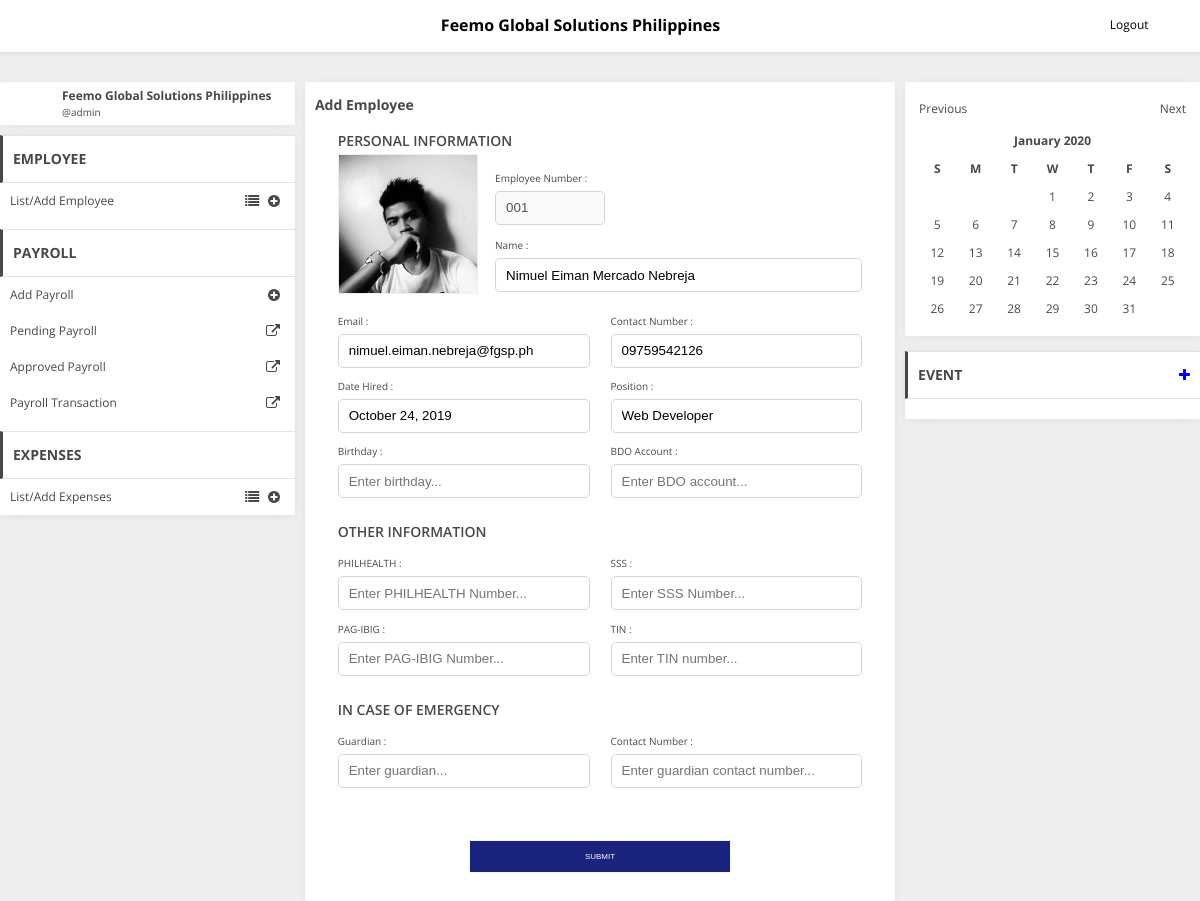
The page /list-employee-view.php?id=34 (signed in) on the database its author committed.
### tables this page shows
CREATE TABLE `tbl_user` (
  `user_id` int(100) NOT NULL,
  `user_name` varchar(100) NOT NULL,
  `user_pass` varchar(100) NOT NULL,
  `user_status` varchar(100) NOT NULL
);

CREATE TABLE `tbl_employee` (
  `emp_id` int(11) NOT NULL,
  `emp_name` varchar(100) NOT NULL,
  `emp_position` varchar(100) NOT NULL,
  `emp_no` varchar(100) NOT NULL,
  `emp_dhired` varchar(100) NOT NULL,
  `emp_email` varchar(100) NOT NULL,
  `emp_contact` varchar(100) NOT NULL,
  `emp_bday` varchar(100) NOT NULL,
  `emp_philhealth` varchar(100) NOT NULL,
  `emp_sss` varchar(100) NOT NULL,
  `emp_pagibig` varchar(100) NOT NULL,
  `emp_tin` varchar(100) NOT NULL,
  `emp_ecp` varchar(100) NOT NULL,
  `emp_ecp_no` varchar(100) NOT NULL,
  `emp_bdo_account` varchar(100) NOT NULL,
  `emp_image` varchar(100) NOT NULL
);

### session.php (called while the page is built, shortened)
<?php
$session_id = $_SESSION['id'];

### list-employee-view.php (the view, shortened to what this page needs)
<?php include 'session.php';?>
<?php
include_once "dbcon.php";
$get_id = $_GET['id'];
$result_user = mysqli_query($mysqli, "SELECT * FROM tbl_user where user_id='$session_id'");
$user_row = mysqli_fetch_array($result_user);
$result_emp = mysqli_query($mysqli, "SELECT * FROM tbl_employee WHERE emp_id= '$get_id'");
?>
<!DOCTYPE html>
<html lang="en">
<head>
    <link rel="stylesheet" type="text/css" href="css/style.css" />
    <link href="https://stackpath.bootstrapcdn.com/font-awesome/4.7.0/css/font-awesome.min.css" type="text/css"
        rel="stylesheet" media="screen,projection" />
    <link rel="stylesheet" href="//code.jquery.com/ui/1.12.1/themes/base/jquery-ui.css">
</head>
<body id="dashboard">
    <?php include 'nav.php'; ?>
    <section>
        <div class="container-area">
            <?php include('left-sidenav.php') ?>
            <div class="area-content">
                <div class="add-emp">
                    Add Employee
                </div>
                <div class="add-emp-area">
                    <form method="POST" id="login" action="edit-employee-query.php">
                        <?php
                            while ($emp_row = mysqli_fetch_array($result_emp)) {
                                ?>
                        <div class="emp-area-title">
                            PERSONAL INFORMATION
                        </div>
                        <div class="add-emp-flex">
                            <div class="add-emp-image">
                                <img style="width:140px; height:140px" src="<?php echo $emp_row['emp_image']; ?>"
                                    alt="">
                            </div>
                            <div class="add-emp-input">
                                <span> Employee Number :</span>
                                <input class="emp-no" type="text" value="<?php echo $emp_row['emp_no']; ?>"
                                    name="emp_no" placeholder="Enter employee id..." disabled />
                                <div class="name">
                                    <div class="name-bases-list">
                                        <span> Name :</span>
                                        <input type="text" value="<?php echo $emp_row['emp_name']; ?>" id="input-name"
                                            name="fullname" placeholder="Enter name..." required />
                                    </div>
                                </div>
                            </div>
                        </div>
                        <div class="add-emp-flex">
                            <div class="add-emp-base">
                                <span> Email :</span>
                                <input type="email" id="input-email" value="<?php echo $emp_row['emp_email']; ?>"
                                    name="email" placeholder="Enter email..." required>
                            </div>
                            <div class="add-emp-base">
                                <span> Contact Number :</span>
                                <input type="text" id="input-phone" value="<?php echo $emp_row['emp_contact']; ?>"
                                    name="phone" placeholder="Enter phone...">
                            </div>
                            <div class="add-emp-base">
                                <span> Date Hired :</span>
                                <input type="text" id="hired" value="<?php echo $emp_row['emp_dhired']; ?>" name="hire"
                                    placeholder="Enter date hired...">
                            </div>
                            <div class="add-emp-base">
                                <span> Position :</span>
                                <input type="text" id="input-position" value="<?php echo $emp_row['emp_position']; ?>"
                                    name="position" placeholder="Enter Position..." required />
                            </div>
                            <div class="add-emp-base">
                                <span> Birthday :</span>
                                <input type="text" id="input-bday" value="<?php echo $emp_row['emp_bday']; ?>"
                                    name="bday" placeholder="Enter birthday...">
                            </div>
                            <div class="add-emp-base">
                                <span> BDO Account :</span>
                                <input type="text" id="input-position"
                                    value="<?php echo $emp_row['emp_bdo_account']; ?>" name="bdo"
                                    placeholder="Enter BDO account..." />
                            </div>
                        </div>
                        <div class="emp-area-title other-title">
                            OTHER INFORMATION
                        </div>
                        <div class="add-emp-flex">
                            <div class="add-emp-base">
                                <span>PHILHEALTH :</span>
                                <input type="text" id="input-philhealth" name="philhealth"
                                    value="<?php echo $emp_row['emp_philhealth']; ?>"
                                    placeholder="Enter PHILHEALTH Number...">
                            </div>
                            <div class="add-emp-base">
                                <span> SSS :</span>
                                <input type="text" id="input-sss" name="sss" value="<?php echo $emp_row['emp_sss']; ?>"
                                    placeholder="Enter SSS Number...">
                            </div>
                            <div class="add-emp-base">
                                <span> PAG-IBIG :</span>
                                <input type="text" id="input-pagibig" name="pagibig"
                                    value="<?php echo $emp_row['emp_pagibig']; ?>"
                                    placeholder="Enter PAG-IBIG Number...">
                            </div>
                            <div class="add-emp-base">
                                <span> TIN :</span>
                                <input type="text" id="input-tin" value="<?php echo $emp_row['emp_tin']; ?>" name="tin"
                                    placeholder="Enter TIN number...">
                            </div>
                        </div>
                        <div class="emp-area-title other-title">
                            IN CASE OF EMERGENCY
                        </div>
                        <div class="add-emp-flex">
                            <div class="add-emp-base">
                                <span>Guardian :</span>
                                <input type="text" id="input-guardin" name="guardian"
                                    value="<?php echo $emp_row['emp_ecp']; ?>" placeholder="Enter guardian...">
                            </div>
                            <div class="add-emp-base">
                                <span> Contact Number :</span>
                                <input type="text" id="input-gphone" name="gphone"
                                    value="<?php echo $emp_row['emp_ecp_no']; ?>"
                                    placeholder="Enter guardian contact number...">
                            </div>
                        </div>
                        <?php }?>
                        <div class="form-button">
                            <button type="submit" id="save" class="btn-add" name="edit_emps">SUBMIT</button>
                        </div>
                    </form>
                </div>
            </div>
            <?php include('right-sidenav.php');?>
        </div>
    </section>
</body>
</html>

### left-sidenav.php (shortened to what this page needs)
<div class="sidebar">
    <div class="sidebar-admin">
        <div class="logo-area">
            <div class="logo">
            </div>
            <div class="name">
                <div class="c_name"><a href="dashboard.php">Feemo Global Solutions Philippines</a></div>
                <div>@<?php echo $user_row['user_name']; ?></div>
            </div>
        </div>
    </div>
    <div class="sidebar-menu">
        <div class="sidebar-title">
            EMPLOYEE
        </div>
        <div class="menu-area">
            <div class="menu-title">List/Add Employee</div>
            <div class="menu-icon">
                <span><a href="list-employee.php"><i class="fa fa-list" aria-hidden="true"></i></a></span>
                <span><a href="add-employee.php"><i class="fa fa-plus-circle" aria-hidden="true"></i></a></span>
            </div>
        </div>
        <div class="sidebar-title">
            PAYROLL
        </div>
        <div class="menu-area">
            <div class="menu-title">Add Payroll</div>
            <div class="menu-icon">
                <span><a href="add-payroll.php"><i class="fa fa-plus-circle" aria-hidden="true"></i></a></span>
            </div>
        </div>
        <div class="menu-area">
            <div class="menu-title">Pending Payroll</div>
            <div class="menu-icon">
                <span><a href="payroll.php"><i class="fa fa-external-link" aria-hidden="true"></i></a></span>
            </div>
        </div>
        <div class="menu-area">
            <div class="menu-title">Approved Payroll</div>
            <div class="menu-icon">
                <span><a href="approved-payroll.php"><i class="fa fa-external-link" aria-hidden="true"></i></a></span>
            </div>
        </div>
        <div class="menu-area">
            <div class="menu-title">Payroll Transaction</div>
            <div class="menu-icon">
                <span><a href="payroll-transaction.php"><i class="fa fa-external-link"
                            aria-hidden="true"></i></a></span>
            </div>
        </div>
        <div class="sidebar-title">
            EXPENSES
        </div>
        <div class="menu-area">
            <div class="menu-title">List/Add Expenses</div>
            <div class="menu-icon">
                <span><a href="expenses-list.php"><i class="fa fa-list" aria-hidden="true"></i></a></span>
                <span><a href="add-expenses.php"><i class="fa fa-plus-circle" aria-hidden="true"></i></a></span>
            </div>
        </div>
    </div>
</div>

### rows shown on the page
tbl_user: user_name "admin"
tbl_employee: emp_image (picture), emp_no "001", fullname "Nimuel Eiman Mercado Nebreja", email "nimuel.eiman.nebreja@fgsp.ph", phone "09759542126", hire "October 24, 2019", position "Web Developer"

### other values the page prints
$monthNames[$cMonth-1] "January"
$cYear "2020"
$i - $startday + 1 "1"
$i - $startday + 1 "2"
$i - $startday + 1 "3"
$i - $startday + 1 "4"
$i - $startday + 1 "5"
$i - $startday + 1 "6"
$i - $startday + 1 "7"
$i - $startday + 1 "8"
$i - $startday + 1 "9"
$i - $startday + 1 "10"
$i - $startday + 1 "11"
$i - $startday + 1 "12"
$i - $startday + 1 "13"
